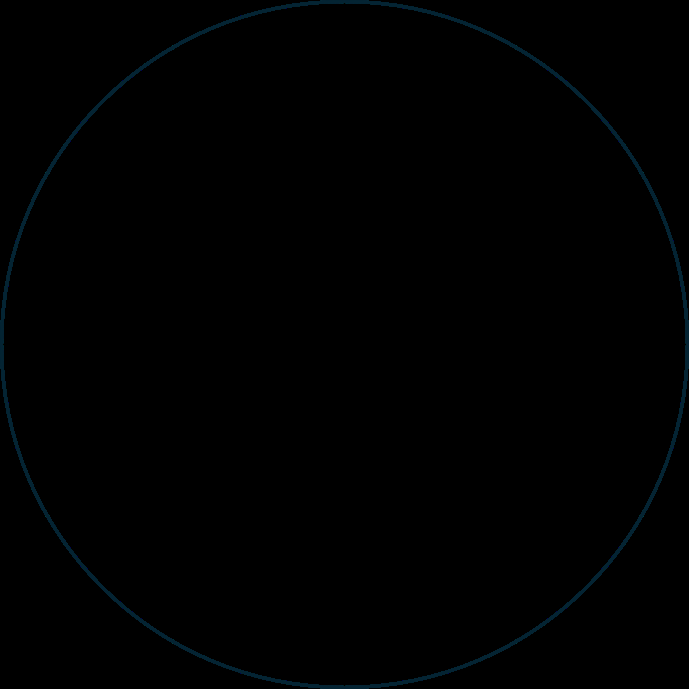
#> input picture LargeCircle-0(Broken)/4(7400AndBestSoFar)/CircleGTContour.png, 689 x 689 px
$ jupyter execute --allow-errors generateCircleGT.ipynb
#> lines starting #> are read from the running program, lines starting #| are printed output that depends on the picture; after the words box and inside, x2 and y2 are one past the last pixel; in counts of white or black regions, pixels touching at a corner belong together
[cell 1]
import numpy as np
import pandas as pd
import matplotlib.pyplot as plt
from scipy.optimize import minimize

# Alignment

[cell 2]
# Function to apply scaling, translation, and rotation to the ground truth points
def transform_points(points, scale, translation, rotation_angle):
    # Apply scaling
    scaled_points = points * scale
    # Apply translation
    translated_points = scaled_points + translation
    # Apply rotation
    rotation_matrix = np.array([[np.cos(rotation_angle), -np.sin(rotation_angle)],
                                [np.sin(rotation_angle), np.cos(rotation_angle)]])
    rotated_points = translated_points @ rotation_matrix.T
    return rotated_points

# Function to calculate the minimum distance from each estimated point to the nearest ground truth point
def calculate_minimum_distances(ground_truth_points, estimated_points):
    distances = []
    for est_point in estimated_points:
        # Calculate Euclidean distance between this estimated point and all ground truth points
        dist = np.linalg.norm(ground_truth_points - est_point, axis=1)
        # Find the minimum distance for this estimated point
        distances.append(np.min(dist))
    return np.array(distances)

# Objective function to minimize: sum of minimum distances from estimated points to transformed ground truth points
def objective_function(params, ground_truth_points, estimated_points):
    scale = params[0]  # Scaling factor
    translation = np.array([params[1], params[2]])  # Translation (Δx, Δy)
    rotation_angle = params[3]  # Rotation angle θ
    # Transform the ground truth points
    transformed_points = transform_points(ground_truth_points, scale, translation, rotation_angle)
    # Calculate the sum of minimum distances between transformed ground truth and estimated points
    min_distances = calculate_minimum_distances(transformed_points, estimated_points)
    return np.sum(min_distances**2)

[cell 3]
from skimage import io
from skimage.measure import find_contours

# Load the image
image_path = 'CircleGTContour.png'
image = io.imread(image_path, as_gray=True)
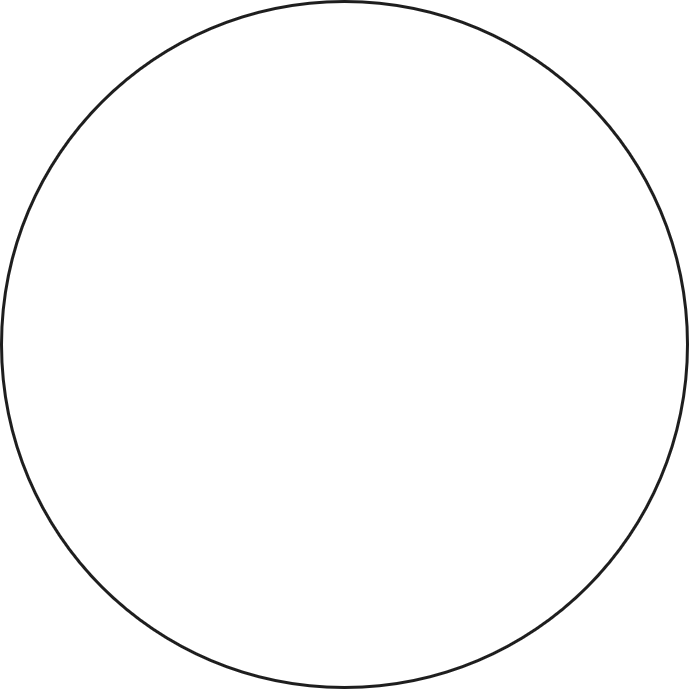
#> image: shape (689, 689) float64; min 0.119, max 1, mean 0.988

# Checking the input image to ensure it is properly thresholded
# We need to threshold the image and retry contour extraction
from skimage.filters import threshold_otsu

# Apply a threshold to binarize the image
thresh = threshold_otsu(image)
#> thresh = 0.602
binary_image = image > thresh
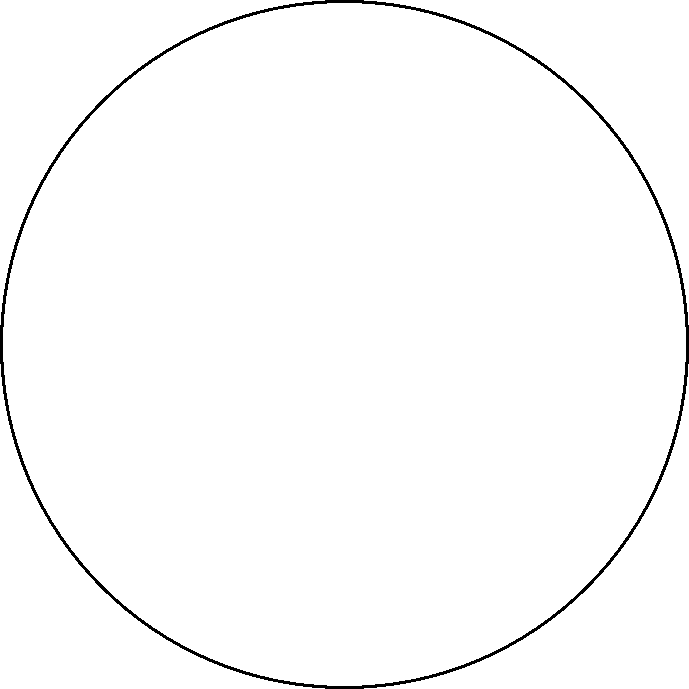
#> binary_image: shape (689, 689) bool; 98.6% white; 1 black region, box (x1, y1, x2, y2) and area: (0, 0, 689, 689) 6732

# Try finding contours again
contours = find_contours(binary_image, level=0.5)
#> contours = 5 point arrays, longest 2733 points

# Check if contours are found and if not, debug by displaying the binary image
if contours:
    largest_contour = max(contours, key=len)
#> largest_contour = 2733 pairs, first value 2.5 to 685.5, second value 2.5 to 685.5

    # Downsample the contour to 1000 data points
    if len(largest_contour) > 1000:
        indices = np.linspace(0, len(largest_contour) - 1, 1000).astype(int)
#> indices = 1000 values from 0 to 2732
        downsampled_contour = largest_contour[indices]
#> downsampled_contour = 1000 pairs, first value 2.5 to 685.5, second value 2.5 to 685.5
    else:
        downsampled_contour = largest_contour

    # Plot the result to ensure it's correct
    plt.figure()
    plt.plot(downsampled_contour[:, 1], downsampled_contour[:, 0], linewidth=2)
    plt.gca().invert_yaxis()  # Invert y axis to match image coordinate system
    plt.title('Downsampled Contour with 1000 Data Points')
    plt.show()
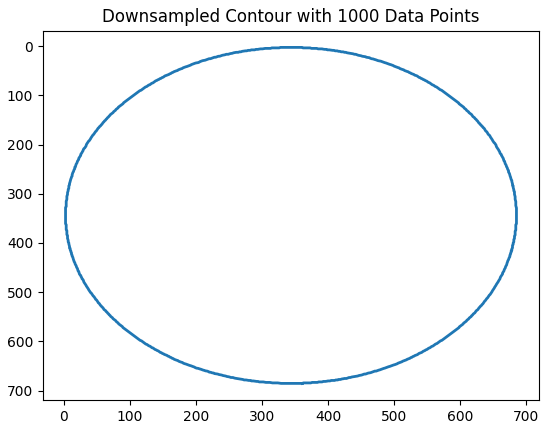
#> figure drawn by matplotlib, 1 panel

    # Return the first few points of the contour
    downsampled_contour[:10]
else:
    # Plot the binary image to help debug
    plt.figure()
    plt.imshow(binary_image, cmap='gray')
    plt.title('Binary Image (Threshold Applied)')
    plt.show()

[cell 4]
# Convert ground truth points from millimeters (mm) to meters (m)
downsampled_contour /= 10000  # Divide by 1000 to convert mm to meters
#> downsampled_contour = 1000 pairs, first value 0.00025 to 0.0685, second value 0.00025 to 0.0685

# Load the estimated points from a .txt file
# Replace 'estimated_points.txt' with the actual path of your file
estimated_points_file = 'TipPositionCoordinates.csv'
#> (the rest of this cell did not finish here and is left out)
